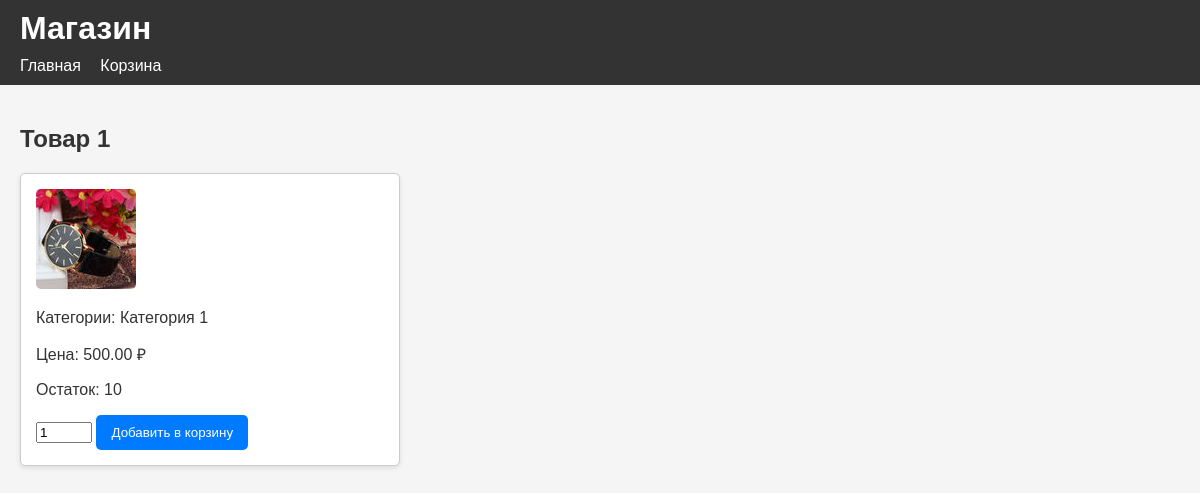
The page /index.php?page=product&id=1 on the database its author committed.
### tables this page shows
CREATE TABLE `products` (
  `id` int(11) NOT NULL,
  `name` varchar(255) NOT NULL,
  `description` text,
  `stock` int(11) NOT NULL DEFAULT '0',
  `price` decimal(10,2) NOT NULL
);

### index.php (called while the page is built, shortened)
<?php
$page = $_GET['page'] ?? 'home';
require "pages/{$page}.php";
?>

### pages/product.php (the view, shortened to what this page needs)
<?php
$productId = $_GET['id'] ?? null;
$query = "SELECT products.*, GROUP_CONCAT(images.image_path) AS images,
          GROUP_CONCAT(categories.name SEPARATOR ', ') AS categories
          FROM products
          LEFT JOIN product_images AS images ON products.id = images.product_id
          LEFT JOIN product_category AS pc ON products.id = pc.product_id
          LEFT JOIN categories ON pc.category_id = categories.id
          WHERE products.id = :id
          GROUP BY products.id";
$stmt = $pdo->prepare($query);
$stmt->execute(['id' => $productId]);
$product = $stmt->fetch(PDO::FETCH_ASSOC);
?>
<!DOCTYPE html>
<html lang="en">
<head>
    <link rel="stylesheet" href="css/styles.css">
</head>
<body>
    <header>
        <h1>Магазин</h1>
        <nav>
            <a href="index.php">Главная</a>
            <a href="index.php?page=cart">Корзина</a>
        </nav>
    </header>
    <main>
        <h2><?= $product['name'] ?></h2>
        <div class="product-detail">
            <div class="images">
                <?php $images = explode(',', $product['images']); ?>
                <?php foreach ($images as $image): ?>
                    <img src="images/<?= $image ?>" alt="<?= $product['name'] ?>">
                <?php endforeach; ?>
            </div>
            <p>Категории: <?= $product['categories'] ?></p>
            <p>Цена: <?= $product['price'] ?> ₽</p>
            <p>Остаток: <?= $product['stock'] ?></p>
            <?php if ($product['stock'] > 0): ?>
                <form action="index.php?page=cart" method="post">
                    <input type="number" name="quantity" value="1" min="1" max="<?= $product['stock'] ?>">
                    <button type="submit">Добавить в корзину</button>
                </form>
            <?php else: ?>
                <p>Нет в наличии</p>
            <?php endif; ?>
        </div>
    </main>
</body>
</html>

### css/styles.css (style rules this page uses)
body { font-family: Arial, sans-serif; margin: 0; padding: 0; background-color: #f5f5f5; color: #333; }
header { background-color: #333; color: #fff; padding: 10px 20px; }
header h1 { margin: 0; }
nav { margin-top: 10px; }
nav a { color: #fff; text-decoration: none; margin-right: 15px; }
main { padding: 20px; }
.product, .product-detail { border: 1px solid #ccc; border-radius: 5px; background: #fff; padding: 15px; width: 30%; box-shadow: 0 2px 5px rgba(0, 0, 0, 0.1); }
.product img, .product-detail img { max-width: 100%; height: auto; border-radius: 5px; }
button { background-color: #007bff; color: #fff; padding: 10px 15px; border: none; border-radius: 5px; cursor: pointer; }

### rows shown on the page
products: name "Товар 1", price "500.00", stock "10"

### other values the page prints
$product['categories'] "Категория 1"
